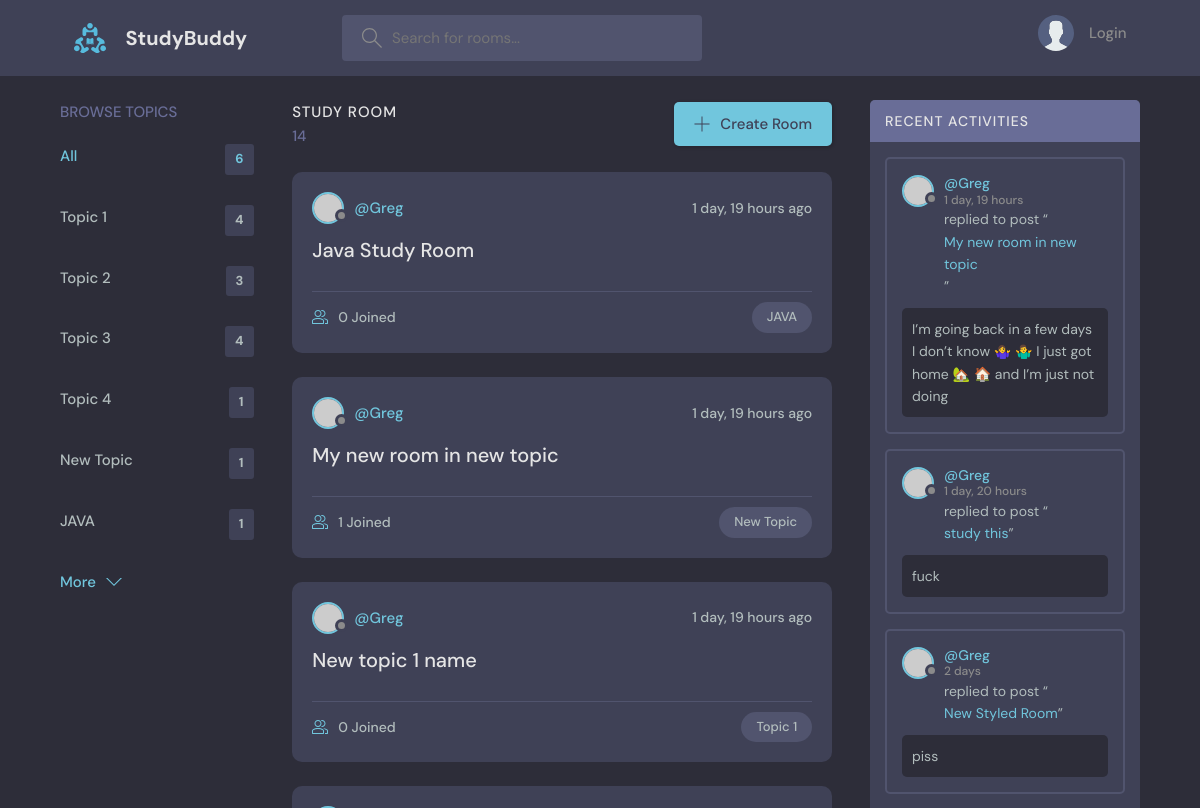
/ (upper part), run on an earlier commit of the app's database.
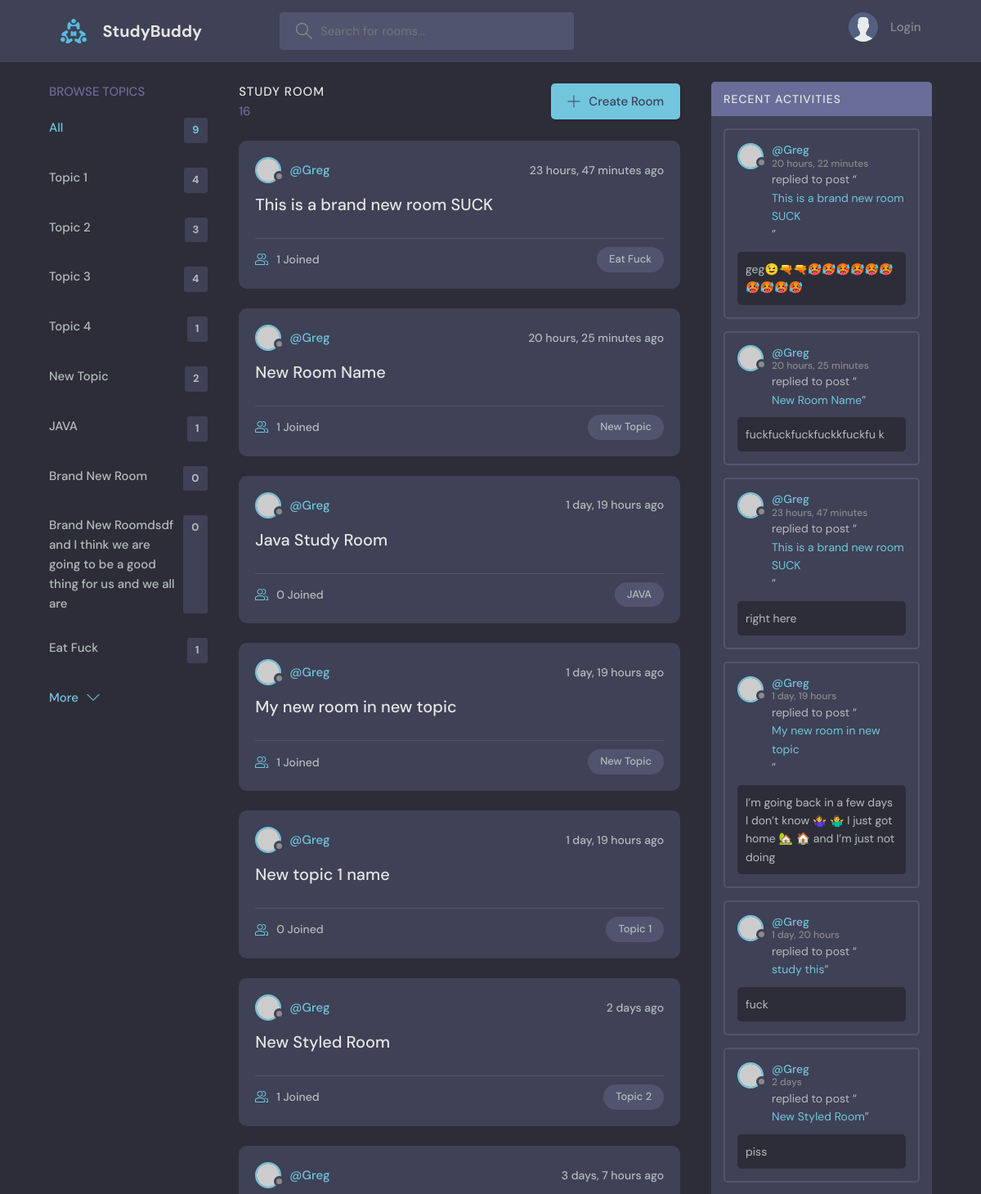
And on a later commit of the database.
### base/models.py (models this page shows)
class Topic(models.Model):
    name = models.CharField(max_length=200)
    def __str__(self):
        return self.name

class Room(models.Model):
    host = models.ForeignKey(User, on_delete=models.SET_NULL, null=True) # On delete of the user, this field is set
    topic = models.ForeignKey(Topic, on_delete=models.SET_NULL, null=True)
    name = models.CharField(max_length=200)
    description = models.TextField(null=True, blank=True)  # the null input arguments allow the database to have a
    participants = models.ManyToManyField(User, related_name='participants', blank=True)
    updated = models.DateTimeField(auto_now=True)  # Any time the save method is called, this will auto populate
    created = models.DateTimeField(auto_now_add=True)  # The difference between auto_now and auto_add_now is that
    class Meta:
        ordering = ['-updated', '-created']
    def __str__(self):
        return self.name

class Message(models.Model):
    user = models.ForeignKey(User, on_delete=models.CASCADE)
    room = models.ForeignKey(Room, on_delete=models.CASCADE)  # Cascade means if the foreign key is deleted, this
    body = models.TextField()
    updated = models.DateTimeField(auto_now=True)
    created = models.DateTimeField(auto_now_add=True)
    class Meta:
        ordering = ['-updated', '-created']
    def __str__(self):
        return self.body[0:50]  # Return only the first 50 characters

### base/views.py (the view)
# urls.py: 2. Add a URL to urlpatterns:  path('', views.home, name='home')
def home(request):
    q = request.GET.get('q') if request.GET.get('q') is not None else ''
    rooms = Room.objects.filter(
        Q(topic__name__icontains=q) |
        Q(name__icontains=q) |
        Q(description__icontains=q)
    )
    rooms_count = rooms.count()
    room_messages = Message.objects.filter(
        Q(room__topic__name__icontains=q) |
        Q(room__name__icontains=q) |
        Q(user__username__icontains=q) |
        Q(body__icontains=q)
    )
    topics = Topic.objects.all()
    topics_count = topics.count()
    context = {'rooms': rooms, 'topics': topics, 'rooms_count': rooms_count, 'room_messages': room_messages, 'topics_count': topics_count}
    return render(request, 'Base/Home.html', context)

### base/Templates/Base/home.html (shortened to what this page needs)
<!DOCTYPE html>
{% extends 'MainTemplate.html' %}
{% load static %}
{% block content %}
<body>
<main class="layout layout--3">
    <div class="container">
        {% include 'base/Topics_Component.html'%}
        <div class="roomList">
            <div class="roomList__header">
                <div>
                    <h2>Study Room</h2>
                    <p>{{rooms_count}}</p>
                </div>
                <a class="btn btn--main" href="{% url 'create-room' %}">
                    <svg version="1.1" xmlns="http://www.w3.org/2000/svg" width="32" height="32" viewBox="0 0 32 32">
                        <title>add</title>
                        <path
                                d="M16.943 0.943h-1.885v14.115h-14.115v1.885h14.115v14.115h1.885v-14.115h14.115v-1.885h-14.115v-14.115z"
                        ></path>
                    </svg>
                    Create Room
                </a>
            </div>
            {% include 'base/Feed_Component.html' %}
        </div>
        {% include 'base/Activity_Component.html' %}
    </div>
</main>
</body>
{% endblock %}

### base/Templates/Base/Topics_Component.html
        <div class="topics">
          <div class="topics__header">
            <h2>Browse Topics</h2>
          </div>
          <ul class="topics__list">
            <li>
              <a href="{%url 'home' %}" class="active">All <span>{{topics.count}}</span></a>
            </li>
            {% for topic in topics %}
            <li>
              <a href =" {%url 'home' %}?q={{topic.name}} ">{{topic}}<span>{{topic.room_set.all.count}}</span></a>
            </li>
            {% endfor %}
          </ul>
          <a class="btn btn--link" href="topics.html">
            More
            <svg version="1.1" xmlns="http://www.w3.org/2000/svg" width="32" height="32" viewBox="0 0 32 32">
              <title>chevron-down</title>
              <path d="M16 21l-13-13h-3l16 16 16-16h-3l-13 13z"></path>
            </svg>
          </a>
        </div>

### base/Templates/Base/Feed_Component.html (shortened to what this page needs)
{% for room in rooms %}
<div class="roomListRoom">
    <div class="roomListRoom__header">
        <a href="{% url 'user-profile' room.host.id %}" class="roomListRoom__author">
            <div class="avatar avatar--small">
                <img src="https://randomuser.me/api/portraits/women/11.jpg"/>
            </div>
            <span>@{{room.host.username}}</span>
        </a>
        <div class="roomListRoom__actions">
            <span>{{room.created|timesince}} ago</span>
        </div>
    </div>
    <div class="roomListRoom__content">
        <a href="{% url 'room' room.id %}">{{room.name}}</a>
    </div>
    <div class="roomListRoom__meta">
        <a href="{% url 'room' room.id %}" class="roomListRoom__joined">
            {{room.participants.all.count}} Joined
        </a>
        <p class="roomListRoom__topic">{{room.topic.name}}</p>
    </div>
</div>
{% endfor %}

### base/Templates/Base/Activity_Component.html (shortened to what this page needs)
<div class="activities">
    <div class="activities__header">
        <h2>Recent Activities</h2>
    </div>
    {% for message in room_messages %}
    <div class="activities__box">
        <div class="activities__boxHeader roomListRoom__header">
            <a href="{% url 'user-profile' message.user.id %}" class="roomListRoom__author">
                <div class="avatar avatar--small">
                    <img src="https://randomuser.me/api/portraits/women/11.jpg"/>
                </div>
                <p>
                    @{{message.user}}
                    <span>{{message.created|timesince}}</span>
                </p>
            </a>
        </div>
        <div class="activities__boxContent">
            <p>replied to post “<a href="{% url 'room' message.room.id %}">{{message.room.name}}</a>”</p>
            <div class="activities__boxRoomContent">
                {{message.body}}
            </div>
        </div>
    </div>
    {% endfor %}
</div>

What changed in the data, as far as the page shows it:
computed for Topic "New Topic": room_set.all.count "1" → "2"
added Topic: name "Brand New Room", room_set.all.count "0"
added Topic: name "Brand New Roomdsdf and I think we are going to be a good thing for us and we all are", room_set.all.count "0"
added Topic: name "Eat Fuck", room_set.all.count "1"
added Room: host.username "Greg", created "23 hours, 47 minutes", name "This is a brand new room SUCK", participants.all.count "1", topic.name "Eat Fuck"
added Room: host.username "Greg", created "20 hours, 25 minutes", name "New Room Name", participants.all.count "1", topic.name "New Topic"
now on this page (row unchanged): Room: host.username "Greg", created "2 days", name "New Styled Room", participants.all.count "1", topic.name "Topic 2"
now on this page (row unchanged): Room: host.username "Greg", created "3 days, 7 hours"
added Message: user "Greg", created "20 hours, 22 minutes", room.name "This is a brand new room SUCK", body "geg😉🔫🔫🥵🥵🥵🥵🥵🥵🥵🥵🥵🥵"
added Message: user "Greg", created "20 hours, 25 minutes", room.name "New Room Name", body "fuckfuckfuckfuckkfuckfu k"
added Message: user "Greg", created "23 hours, 47 minutes", room.name "This is a brand new room SUCK", body "right here"
Also different on the page:
{{ topics.count }}: "6" → "9"
{{ rooms_count }}: "14" → "16"
